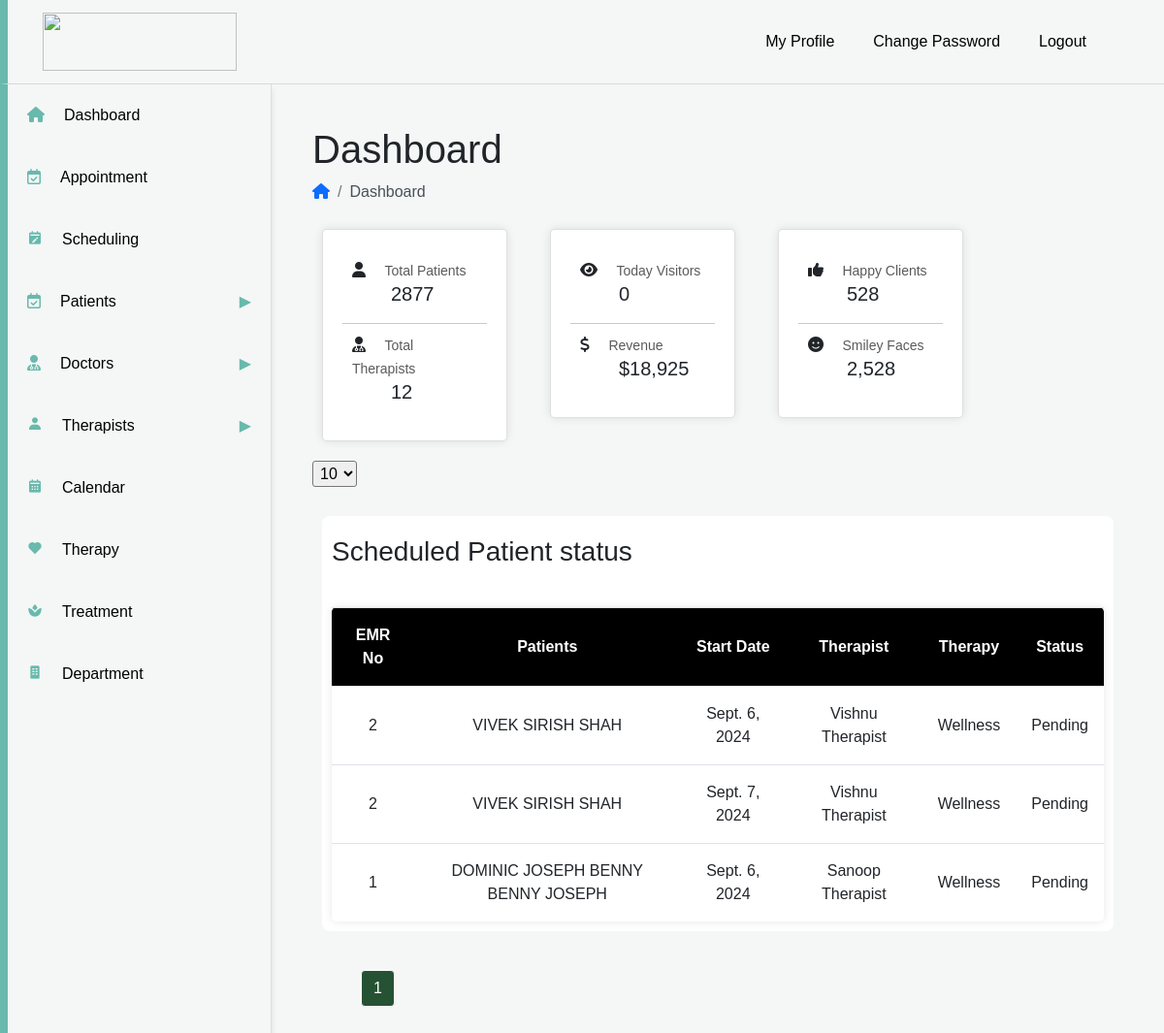
/dashboard, run on the app's committed database.
### Booking/models.py (models this page shows, shortened)
class Schedule(models.Model):
    admin=models.ForeignKey(Admin,on_delete=models.CASCADE)
    patientid = models.ForeignKey(Patient, on_delete=models.CASCADE)
    Therapist = models.ForeignKey(Therapist, on_delete=models.CASCADE)
    Therapy=models.ForeignKey(Therapy, on_delete=models.CASCADE)
    Note=models.TextField(null=True)
    Date=models.DateField()
    number_of_session=models.IntegerField()
    starting_Time=models.TimeField()
    ending_Time=models.TimeField()
    status=models.ForeignKey(Status,on_delete=models.CASCADE,null=True)

class Patient(models.Model):
    admin=models.ForeignKey(Admin,on_delete=models.CASCADE)
    patient_id = models.CharField(max_length=20, unique=True, editable=False,null=True)
    name = models.CharField(max_length=100)
    gender = models.CharField(max_length=50)
    age = models.IntegerField(null=True)
    DOB=models.CharField(max_length=50)
    phone = models.CharField(max_length=15)
    email = models.CharField(max_length=50,null=True)
    address = models.TextField(null=True)
    blood_gp=models.CharField(max_length=50,null=True)
    doctor=models.ForeignKey(Doctor,on_delete=models.CASCADE,null=True)
    therapy=models.ForeignKey(Therapy,on_delete=models.CASCADE,null=True)
    treatment=models.ForeignKey(Treatment,on_delete=models.CASCADE,null=True)
    note=models.TextField(null=True)
    medicines=models.TextField(null=True)
    number_of_session=models.CharField(max_length=50,null=True)
    Followup =models.CharField(max_length=100,null=True)
    Proposedtreatmentplan=models.CharField(max_length=100,null=True)
    Treatment=models.CharField(max_length=100,null=True)
    Srothusinvolved=models.CharField(max_length=100,null=True)
    Dhathupredominence =models.CharField(max_length=100,null=True)
    Doshapredominence=models.CharField(max_length=100,null=True)
    Amanirama=models.CharField(max_length=100,null=True)
    Regularmedications=models.CharField(max_length=100,null=True)
    PastMedicalandsurgicalhistory=models.CharField(max_length=100,null=True)
    Historyofpresentingcomplaints  =models.CharField(max_length=100,null=True)
    Presentingcomplaints=models.CharField(max_length=100,null=True)
    Menstrualhistory=models.CharField(max_length=100,null=True)
    Allergies=models.CharField(max_length=100,null=True)
    Sleep=models.CharField(max_length=100,null=True)
    Digestion=models.CharField(max_length=100,null=True)
    Clinicaldetails=models.CharField(max_length=100,null=True)
    update_at= models.DateTimeField(auto_now_add=True, null=True)
    status=models.ForeignKey(Status,on_delete=models.CASCADE,null=True)

class Therapist(models.Model):
    admin=models.ForeignKey(Admin,on_delete=models.CASCADE)
    name=models.CharField(max_length=50)
    specialization=models.ForeignKey(Therapy, on_delete=models.CASCADE)
    treatment=models.ForeignKey(Treatment,on_delete=models.CASCADE,null=True)
    contact_no=models.BigIntegerField()
    email_id=models.CharField(max_length=50)
    place = models.CharField(max_length=50)
    gender=models.CharField(max_length=50)
    Room=models.CharField(max_length=50,null=True)
    About=models.TextField(null=True)
    Image=models.ImageField(upload_to="media/images/", null=True)
    def __str__(self):
        return self.name

class Therapy(models.Model):
    admin=models.ForeignKey(Admin,on_delete=models.CASCADE)
    Therapy=models.CharField(max_length=50)
    def __str__(self):
        return self.Therapy

class Status(models.Model):
    Status=models.CharField(max_length=100)
    color=models.CharField(max_length=100,null=True)
    def __str__(self):
        return self.Status

### Booking/views.py (the view)
# urls.py: path('dashboard',views.dashboard,name='dashboard'),
def dashboard(request):
    total_patients = Patient.objects.count()
    total_therapists = Therapist.objects.count()
    today = timezone.now().date()
    per_page = int(request.GET.get('per_page', 10))
    today_created_count = booking.objects.filter(created_at__date=today).count()
    patients = Schedule.objects.all()
    paginator = Paginator(patients, per_page)
    page_number = request.GET.get('page')  # Get the page number from the URL
    page_obj = paginator.get_page(page_number)
    context = {
        'page_obj': page_obj,
        'total_patients': total_patients,
        'total_therapists': total_therapists,
        'today_created_count': today_created_count,
        'patients':patients
    }
    return render(request, 'main/dashboard.html', context)

### Booking/templates/main/dashboard.html (shortened to what this page needs)
<!DOCTYPE html>
<html lang="en">
{% extends "components/header.html" %}
{% load static %}
{% block content %}
<head>
</head>
<div class="container-fluid">
<h1>Dashboard</h1>
<ul class="breadcrumb">
    <li class="breadcrumb-item">
        <a href="#"><i class="fa-solid fa-house"></i></a>
    </li>
    <li class="breadcrumb-item active">
        <a style="color: #495057;" href="#">Dashboard</a>
    </li>
</ul>
<div class="row first-sec">
    <div class="col-sec col-lg-3 col-md-12">
        <div class="card">
            <div>
                <i class="fa-solid fa-user"></i>
                <span class="text">Total Patients</span><br>
                <h5>{{ total_patients }}</h5>
            </div>
            <div>
                <i class="fa-solid fa-user-doctor"></i>
                <span class="text">Total Therapists</span><br>
                <h5>{{ total_therapists }}</h5>
            </div>
        </div>
    </div>
    <div class="col-sec col-lg-3 col-md-12">
        <div class="card">
            <div>
                <i class="fa-solid fa-eye"></i>
                <span class="text">Today Visitors</span><br>
                <h5>{{ today_created_count }}</h5>
            </div>
            <div>
                <i class="fa-solid fa-dollar-sign"></i>
                <span class="text">Revenue</span><br>
                <h5>$18,925</h5>
            </div>
        </div>
    </div>
    <div class="col-sec col-lg-3 col-md-12">
        <div class="card">
            <div>
                <i class="fa-solid fa-thumbs-up"></i>
                <span class="text">Happy Clients</span><br>
                <h5>528</h5>
            </div>
            <div>
                <i class="fa-solid fa-face-smile"></i>
                <span class="text">Smiley Faces</span><br>
                <h5>2,528</h5>
            </div>
        </div>
    </div>
</div>
  <div class="page-select">
      <select id="perPageSelect" onchange="changePerPage()">
          <option value="10" {% if page_obj.paginator.per_page == 10 %} selected {% endif %}>10</option>
      </select>
      </div>
<div class="table-sec">
    <h3>Scheduled Patient status</h3>
    <table>
        <thead>
            <tr>
                <th>EMR No</th>
                <th>Patients</th>
                <th>Start Date</th>
                <th>Therapist</th>
                <th>Therapy</th>
                <th>Status</th>
            </tr>
        </thead>
        <tbody>
            {% for status in page_obj %}
            <tr>
                <td>{{ status.patientid.patient_id }}</td>
                <td>{{ status.patientid.name }}</td>
                <td>{{ status.Date }}</td>
                <td>{{ status.Therapist }}</td>
                <td>{{ status.Therapy }}</td>
                <td>{{ status.patientid.status }}</td>
            </tr>
            {% empty %}
            <tr>
                <td colspan="6">No data available.</td>
            </tr>
            {% endfor %}
        </tbody>
    </table>
</div>
<div class="pagination">
  <ul class="pagination">
      {% for num in page_obj.paginator.page_range %}
      {% if page_obj.number == num %}
      <li class="page-item active">
          <span class="page-link">{{ num }}</span>
      </li>
      {% elif num > page_obj.number|add:-3 and num < page_obj.number|add:3 %}
      <li class="page-item">
          <a class="page-link" href="?{{ request.GET.urlencode|slice:':-1' }}&page={{ num }}&per_page={{ page_obj.paginator.per_page }}">{{ num }}</a>
      </li>
      {% endif %}
      {% endfor %}
  </ul>
</div>
</div>
{% endblock %}

### Booking/templates/components/header.html (style rules this page uses)
body { font-family: Arial, sans-serif; }
#content table { width: 100%; border-collapse: collapse; background-color: white; box-shadow: 0 0 10px rgba(0, 0, 0, 0.1); border-radius: 5px; }
table th:first-child { border-top-left-radius: 5px; }
table th:last-child { border-top-right-radius: 5px; }
.page-select select { border-radius:3px; padding:3px; margin-top: 10px; }

### Booking/templates/main/dashboard.html (style rules this page uses)
body { background-color: #f2f2f2; }
#content .breadcrumb a { text-decoration: none; }
#content table { width: 100%; border-collapse: collapse; background-color: white; box-shadow: 0 0 10px rgba(0, 0, 0, 0.1); border-radius: 5px; }
#content .table-sec { margin: 30px 10px; padding: 10px; background-color: white; border-radius: 8px; }
#content .table-sec h3 { margin: 10px 0 40px 0; }
#content .table-sec td { padding: 1rem; text-align: center; }
#content .table-sec th { background-color: black; color:white; text-align: center; padding: 1rem; }
#content .table-sec table tr { border-top: 1px solid #dee2e6; }
#content .first-sec .col-sec { margin: 10px; }
#content .row .card { padding: 20px; background-color: white; border-radius: 5px; box-shadow: 0 0 10px rgba(0, 0, 0, 0.1); }
#content .row .card .text { font-family: "Ubuntu", sans-serif; font-size: 14px; color: #5A5A5A; }
#content .row .card h5 { margin-left: 40px; }
#content .row .card div { padding: 10px; }
#content .row .card i { margin-right: 15px; }
#content .row .card div:first-child { border-bottom: 1px solid #b7b4b4b6; }
.pagination { margin:10px 25px; }
.pagination .page-item.active .page-link { background-color: #033613; opacity: 85%; border-color:white; color:white }
.pagination .page-link { color:black; }

### data on the page
Schedule: patientid.patient_id "2", patientid.name "VIVEK SIRISH SHAH", Date "Sept. 6, 2024", Therapist "Vishnu Therapist", Therapy "Wellness", patientid.status "Pending"
Schedule: patientid.patient_id "2", patientid.name "VIVEK SIRISH SHAH", Date "Sept. 7, 2024", Therapist "Vishnu Therapist", Therapy "Wellness", patientid.status "Pending"
Schedule: patientid.patient_id "1", patientid.name "DOMINIC JOSEPH BENNY BENNY JOSEPH", Date "Sept. 6, 2024", Therapist "Sanoop Therapist", Therapy "Wellness", patientid.status "Pending"

### other printed values
{{ total_patients }} "2877"
{{ total_therapists }} "12"
{{ today_created_count }} "0"
{{ num }} "1"
